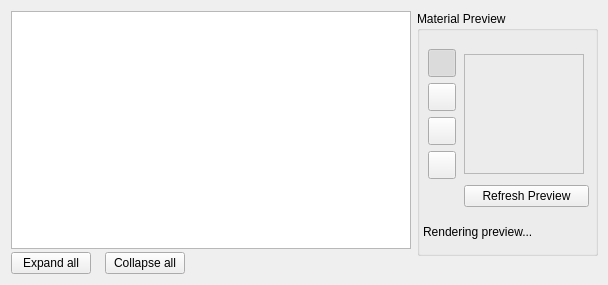
             <widget class="QWidget" name="layoutWidget">
              <layout class="QHBoxLayout" name="materialBrowser">
               <property name="rightMargin">
                <number>10</number>
               </property>
               <item>
                <layout class="QVBoxLayout" name="lyMaterialList">
                 <property name="spacing">
                  <number>0</number>
                 </property>
                 <item>
                  <widget class="QTreeView" name="tvMaterials">
                   <property name="sizePolicy">
                    <sizepolicy hsizetype="Expanding" vsizetype="Expanding">
                     <horstretch>1</horstretch>
                     <verstretch>0</verstretch>
                    </sizepolicy>
                   </property>
                   <property name="minimumSize">
                    <size>
                     <width>360</width>
                     <height>0</height>
                    </size>
                   </property>
                   <property name="selectionMode">
                    <enum>QAbstractItemView::ExtendedSelection</enum>
                   </property>
                   <property name="verticalScrollMode">
                    <enum>QAbstractItemView::ScrollPerPixel</enum>
                   </property>
                   <property name="indentation">
                    <number>20</number>
                   </property>
                   <property name="uniformRowHeights">
                    <bool>true</bool>
                   </property>
                   <property name="sortingEnabled">
                    <bool>true</bool>
                   </property>
                  </widget>
                 </item>
                 <item>
                  <widget class="QFrame" name="frExpCollButtons">
                   <property name="minimumSize">
                    <size>
                     <width>400</width>
                     <height>0</height>
                    </size>
                   </property>
                   <layout class="QHBoxLayout" name="horizontalLayout_22">
                    <property name="spacing">
                     <number>14</number>
                    </property>
                    <property name="leftMargin">
                     <number>0</number>
                    </property>
                    <property name="topMargin">
                     <number>3</number>
                    </property>
                    <property name="rightMargin">
                     <number>0</number>
                    </property>
                    <property name="bottomMargin">
                     <number>0</number>
                    </property>
                    <item>
                     <widget class="QPushButton" name="btnExpandAll">
                      <property name="minimumSize">
                       <size>
                        <width>45</width>
                        <height>22</height>
                       </size>
                      </property>
                      <property name="text">
                       <string>Expand all</string>
                      </property>
                     </widget>
                    </item>
                    <item>
                     <widget class="QPushButton" name="btnCollapseAll">
                      <property name="text">
                       <string>Collapse all</string>
                      </property>
                     </widget>
                    </item>
                    <item>
                     <spacer name="horizontalSpacer_30">
                      <property name="orientation">
                       <enum>Qt::Horizontal</enum>
                      </property>
                      <property name="sizeHint" stdset="0">
                       <size>
                        <width>40</width>
                        <height>20</height>
                       </size>
                      </property>
                     </spacer>
                    </item>
                   </layout>
                  </widget>
                 </item>
                </layout>
               </item>
               <item>
                <layout class="QVBoxLayout" name="verticalLayout_9">
                 <item>
                  <widget class="QGroupBox" name="MaterialPreview">
                   <property name="sizePolicy">
                    <sizepolicy hsizetype="Fixed" vsizetype="Fixed">
                     <horstretch>1</horstretch>
                     <verstretch>0</verstretch>
                    </sizepolicy>
                   </property>
                   <property name="minimumSize">
                    <size>
                     <width>0</width>
                     <height>245</height>
                    </size>
                   </property>
                   <property name="maximumSize">
                    <size>
                     <width>245</width>
                     <height>16777215</height>
                    </size>
                   </property>
                   <property name="title">
                    <string>Material Preview</string>
                   </property>
                   <layout class="QGridLayout" name="gridLayout_10">
                    <property name="horizontalSpacing">
                     <number>2</number>
                    </property>
                    <property name="margin">
                     <number>3</number>
                    </property>
                    <item row="1" column="0">
                     <widget class="QLabel" name="lblRenderingPreview">
                      <property name="sizePolicy">
                       <sizepolicy hsizetype="Preferred" vsizetype="Fixed">
                        <horstretch>0</horstretch>
                        <verstretch>0</verstretch>
                       </sizepolicy>
                      </property>
                      <property name="minimumSize">
                       <size>
                        <width>0</width>
                        <height>16</height>
                       </size>
                      </property>
                      <property name="maximumSize">
                       <size>
                        <width>16777215</width>
                        <height>16</height>
                       </size>
                      </property>
                      <property name="toolTip">
                       <string notr="true"/>
                      </property>
                      <property name="text">
                       <string>Rendering preview...</string>
                      </property>
                     </widget>
                    </item>
                    <item row="0" column="0">
                     <widget class="QFrame" name="frMatPreview">
                      <property name="sizePolicy">
                       <sizepolicy hsizetype="Preferred" vsizetype="Fixed">
                        <horstretch>0</horstretch>
                        <verstretch>0</verstretch>
                       </sizepolicy>
                      </property>
                      <layout class="QGridLayout" name="gridLayout_8" columnstretch="0,1" columnminimumwidth="0,125">
                       <property name="verticalSpacing">
                        <number>2</number>
                       </property>
                       <property name="margin">
                        <number>3</number>
                       </property>
                       <item row="1" column="1">
                        <widget class="QPushButton" name="btnMatPreview">
                         <property name="sizePolicy">
                          <sizepolicy hsizetype="Minimum" vsizetype="MinimumExpanding">
                           <horstretch>0</horstretch>
                           <verstretch>0</verstretch>
                          </sizepolicy>
                         </property>
                         <property name="maximumSize">
                          <size>
                           <width>16777215</width>
                           <height>16777215</height>
                          </size>
                         </property>
                         <property name="toolTip">
                          <string>Refresh the material preview</string>
                         </property>
                         <property name="text">
                          <string>Refresh Preview</string>
                         </property>
                         <property name="flat">
                          <bool>false</bool>
                         </property>
                        </widget>
                       </item>
                       <item row="1" column="0">
                        <spacer name="verticalSpacer_8">
                         <property name="orientation">
                          <enum>Qt::Vertical</enum>
                         </property>
                         <property name="sizeHint" stdset="0">
                          <size>
                           <width>20</width>
                           <height>18</height>
                          </size>
                         </property>
                        </spacer>
                       </item>
                       <item row="0" column="0">
                        <widget class="QFrame" name="gpPreviewType">
                         <property name="sizePolicy">
                          <sizepolicy hsizetype="Preferred" vsizetype="Preferred">
                           <horstretch>0</horstretch>
                           <verstretch>1</verstretch>
                          </sizepolicy>
                         </property>
                         <layout class="QVBoxLayout" name="verticalLayout_5">
                          <property name="leftMargin">
                           <number>2</number>
                          </property>
                          <property name="topMargin">
                           <number>4</number>
                          </property>
                          <property name="rightMargin">
                           <number>2</number>
                          </property>
                          <property name="bottomMargin">
                           <number>4</number>
                          </property>
                          <item>
                           <widget class="QToolButton" name="ptSphere">
                            <property name="sizePolicy">
                             <sizepolicy hsizetype="Fixed" vsizetype="Fixed">
                              <horstretch>0</horstretch>
                              <verstretch>0</verstretch>
                             </sizepolicy>
                            </property>
                            <property name="minimumSize">
                             <size>
                              <width>28</width>
                              <height>28</height>
                             </size>
                            </property>
                            <property name="maximumSize">
                             <size>
                              <width>28</width>
                              <height>28</height>
                             </size>
                            </property>
                            <property name="toolTip">
                             <string>Sphere preview</string>
                            </property>
                            <property name="text">
                             <string/>
                            </property>
                            <property name="icon">
                             <iconset resource="../resources/RealityUI.qrc">
                              <normaloff>:/images/btnSphere.png</normaloff>
                              <normalon>:/images/btnSphere.png</normalon>:/images/btnSphere.png</iconset>
                            </property>
                            <property name="iconSize">
                             <size>
                              <width>24</width>
                              <height>24</height>
                             </size>
                            </property>
                            <property name="checkable">
                             <bool>true</bool>
                            </property>
                            <property name="checked">
                             <bool>true</bool>
                            </property>
                            <property name="autoExclusive">
                             <bool>true</bool>
                            </property>
                           </widget>
                          </item>
                          <item>
                           <widget class="QToolButton" name="ptShape">
                            <property name="sizePolicy">
                             <sizepolicy hsizetype="Fixed" vsizetype="Fixed">
                              <horstretch>0</horstretch>
                              <verstretch>0</verstretch>
                             </sizepolicy>
                            </property>
                            <property name="minimumSize">
                             <size>
                              <width>28</width>
                              <height>28</height>
                             </size>
                            </property>
                            <property name="maximumSize">
                             <size>
                              <width>28</width>
                              <height>28</height>
                             </size>
                            </property>
                            <property name="toolTip">
                             <string>Shape preview</string>
                            </property>
                            <property name="text">
                             <string/>
                            </property>
                            <property name="icon">
                             <iconset resource="../resources/RealityUI.qrc">
                              <normaloff>:/images/btnShape.png</normaloff>:/images/btnShape.png</iconset>
                            </property>
                            <property name="iconSize">
                             <size>
                              <width>24</width>
                              <height>24</height>
                             </size>
                            </property>
                            <property name="checkable">
                             <bool>true</bool>
                            </property>
                            <property name="autoExclusive">
                             <bool>true</bool>
                            </property>
                           </widget>
                          </item>
                          <item>
                           <widget class="QToolButton" name="ptCube">
                            <property name="minimumSize">
                             <size>
                              <width>28</width>
                              <height>28</height>
                             </size>
                            </property>
                            <property name="maximumSize">
                             <size>
                              <width>28</width>
                              <height>28</height>
                             </size>
                            </property>
                            <property name="toolTip">
                             <string>Cube preview</string>
                            </property>
                            <property name="text">
                             <string/>
                            </property>
                            <property name="icon">
                             <iconset resource="../resources/RealityUI.qrc">
                              <normaloff>:/images/btnCube.png</normaloff>:/images/btnCube.png</iconset>
                            </property>
                            <property name="iconSize">
                             <size>
                              <width>24</width>
                              <height>24</height>
                             </size>
                            </property>
                            <property name="checkable">
                             <bool>true</bool>
                            </property>
                            <property name="autoExclusive">
                             <bool>true</bool>
                            </property>
                           </widget>
                          </item>
                          <item>
                           <widget class="QToolButton" name="ptPlane">
                            <property name="sizePolicy">
                             <sizepolicy hsizetype="Fixed" vsizetype="Fixed">
                              <horstretch>0</horstretch>
                              <verstretch>0</verstretch>
                             </sizepolicy>
                            </property>
                            <property name="minimumSize">
                             <size>
                              <width>28</width>
                              <height>28</height>
                             </size>
                            </property>
                            <property name="maximumSize">
                             <size>
                              <width>28</width>
                              <height>28</height>
                             </size>
                            </property>
                            <property name="toolTip">
                             <string>Plane preview</string>
                            </property>
                            <property name="text">
                             <string/>
                            </property>
                            <property name="icon">
                             <iconset resource="../resources/RealityUI.qrc">
                              <normaloff>:/images/btnPlane.png</normaloff>:/images/btnPlane.png</iconset>
                            </property>
                            <property name="iconSize">
                             <size>
                              <width>24</width>
                              <height>24</height>
                             </size>
                            </property>
                            <property name="checkable">
                             <bool>true</bool>
                            </property>
                            <property name="checked">
                             <bool>false</bool>
                            </property>
                            <property name="autoExclusive">
                             <bool>true</bool>
                            </property>
                           </widget>
                          </item>
                         </layout>
                        </widget>
                       </item>
                       <item row="0" column="1">
                        <widget class="QLabel" name="matPreview">
                         <property name="enabled">
                          <bool>true</bool>
                         </property>
                         <property name="sizePolicy">
                          <sizepolicy hsizetype="Fixed" vsizetype="Fixed">
                           <horstretch>0</horstretch>
                           <verstretch>0</verstretch>
                          </sizepolicy>
                         </property>
                         <property name="minimumSize">
                          <size>
                           <width>120</width>
                           <height>120</height>
                          </size>
                         </property>
                         <property name="maximumSize">
                          <size>
                           <width>120</width>
                           <height>120</height>
                          </size>
                         </property>
                         <property name="frameShape">
                          <enum>QFrame::StyledPanel</enum>
                         </property>
                         <property name="text">
                          <string/>
                         </property>
                         <property name="pixmap">
                          <pixmap resource="../resources/RealityUI.qrc">:/images/matPreviewBlank.png</pixmap>
                         </property>
                        </widget>
                       </item>
                      </layout>
                     </widget>
                    </item>
                   </layout>
                  </widget>
                 </item>
                 <item>
                  <spacer name="verticalSpacer_7">
                   <property name="orientation">
                    <enum>Qt::Vertical</enum>
                   </property>
                   <property name="sizeHint" stdset="0">
                    <size>
                     <width>20</width>
                     <height>18</height>
                    </size>
                   </property>
                  </spacer>
                 </item>
                </layout>
               </item>
              </layout>
             </widget>
